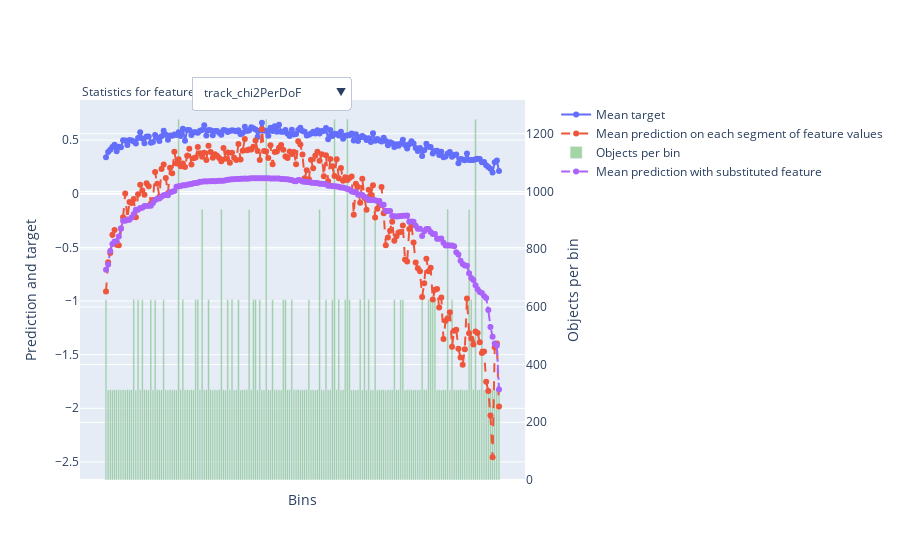

The notebook cell saved with this chart:
### Code cell
model.calc_feature_statistics(train_data)

### Figure 1 — Plotly figure (JSON) as saved in the notebook; plotly's stock layout.template omitted (floating-point values rounded to 4 significant figures; data arrays with more than 128 entries replaced by an {"elided": "..."} marker saying what was removed)
{"data": [{"mode": "lines+markers", "name": "Mean target", "type": "scatter", "xaxis": "x", "y": {"elided": "185 float values"}, "yaxis": "y"}, {"line": {"dash": "dash"}, "mode": "lines+markers", "name": "Mean prediction on each segment of feature values", "type": "scatter", "xaxis": "x", "y": {"elided": "185 float values"}, "yaxis": "y"}, {"marker": {"color": "rgba(30, 150, 30, 0.4)"}, "name": "Objects per bin", "type": "bar", "width": 0.8, "xaxis": "x", "y": {"elided": "185 int values"}, "yaxis": "y2"}, {"line": {"dash": "dashdot"}, "mode": "lines+markers", "name": "Mean prediction with substituted feature", "type": "scatter", "xaxis": "x", "y": {"elided": "185 float values"}, "yaxis": "y"}], "layout": {"annotations": [{"align": "left", "showarrow": false, "text": "Statistics for feature", "x": 0, "xref": "paper", "y": 1.05, "yref": "paper"}], "legend": {"bgcolor": "rgba(0,0,0,0)", "x": 1.07}, "updatemenus": [{"buttons": [{"args": [{"y": {"elided": "4x185 float values"}}, {"xaxis": {"showticklabels": false, "tickmode": "array", "ticktext": {"elided": "185 str values"}, "tickvals": {"elided": "185 int values"}, "title": {"text": "Bins"}}}], "label": "track_chi2PerDoF", "method": "update"}, {"args": [{"y": [[0.08157, 0.3164, 0.6232, 0.499], [-3.764, -1.438, 0.6139, -0.03849], [2599, 12808, 28211, 36418], [-1.454, -0.4101, 0.4199, -0.04694]]}, {"xaxis": {"showticklabels": false, "tickmode": "array", "ticktext": ["(-inf, 9.5000]", "(9.5000, 10.5000]", "(10.5000, 11.5000]", "(11.5000, +inf)"], "tickvals": [0, 1, 2, 3], "title": {"text": "Bins"}}}], "label": "track_nLHCbIDs", "method": "update"}, {"args": [{"y": {"elided": "4x206 float values"}}, {"xaxis": {"showticklabels": false, "tickmode": "array", "ticktext": {"elided": "206 str values"}, "tickvals": {"elided": "206 int values"}, "title": {"text": "Bins"}}}], "label": "track_p", "method": "update"}, {"args": [{"y": {"elided": "4x157 float values"}}, {"xaxis": {"showticklabels": false, "tickmode": "array", "ticktext": {"elided": "157 str values"}, "tickvals": {"elided": "157 int values"}, "title": {"text": "Bins"}}}], "label": "track_phi", "method": "update"}, {"args": [{"y": {"elided": "4x140 float values"}}, {"xaxis": {"showticklabels": false, "tickmode": "array", "ticktext": {"elided": "140 str values"}, "tickvals": {"elided": "140 int values"}, "title": {"text": "Bins"}}}], "label": "track_position_phi", "method": "update"}, {"args": [{"y": {"elided": "4x167 float values"}}, {"xaxis": {"showticklabels": false, "tickmode": "array", "ticktext": {"elided": "167 str values"}, "tickvals": {"elided": "167 int values"}, "title": {"text": "Bins"}}}], "label": "track_position_r", "method": "update"}, {"args": [{"y": {"elided": "4x163 float values"}}, {"xaxis": {"showticklabels": false, "tickmode": "array", "ticktext": {"elided": "163 str values"}, "tickvals": {"elided": "163 int values"}, "title": {"text": "Bins"}}}], "label": "track_position_x", "method": "update"}, {"args": [{"y": {"elided": "4x223 float values"}}, {"xaxis": {"showticklabels": false, "tickmode": "array", "ticktext": {"elided": "223 str values"}, "tickvals": {"elided": "223 int values"}, "title": {"text": "Bins"}}}], "label": "track_position_y", "method": "update"}, {"args": [{"y": {"elided": "4x188 float values"}}, {"xaxis": {"showticklabels": false, "tickmode": "array", "ticktext": {"elided": "188 str values"}, "tickvals": {"elided": "188 int values"}, "title": {"text": "Bins"}}}], "label": "track_pt", "method": "update"}, {"args": [{"y": {"elided": "4x150 float values"}}, {"xaxis": {"showticklabels": false, "tickmode": "array", "ticktext": {"elided": "150 str values"}, "tickvals": {"elided": "150 int values"}, "title": {"text": "Bins"}}}], "label": "track_tx", "method": "update"}, {"args": [{"y": {"elided": "4x205 float values"}}, {"xaxis": {"showticklabels": false, "tickmode": "array", "ticktext": {"elided": "205 str values"}, "tickvals": {"elided": "205 int values"}, "title": {"text": "Bins"}}}], "label": "track_ty", "method": "update"}, {"args": [{"y": {"elided": "4x148 float values"}}, {"xaxis": {"showticklabels": false, "tickmode": "array", "ticktext": {"elided": "148 str values"}, "tickvals": {"elided": "148 int values"}, "title": {"text": "Bins"}}}], "label": "track_pseudoRapidity", "method": "update"}], "direction": "down", "pad": {"r": 10, "t": 10}, "showactive": true, "x": 0.25, "xanchor": "left", "y": 1.09, "yanchor": "top"}], "xaxis": {"showticklabels": false, "tickmode": "array", "ticktext": {"elided": "185 str values"}, "tickvals": {"elided": "185 int values"}, "title": {"text": "Bins"}}, "yaxis": {"overlaying": "y2", "side": "left", "title": {"text": "Prediction and target"}}, "yaxis2": {"position": 1, "side": "right", "title": {"text": "Objects per bin"}}}}
